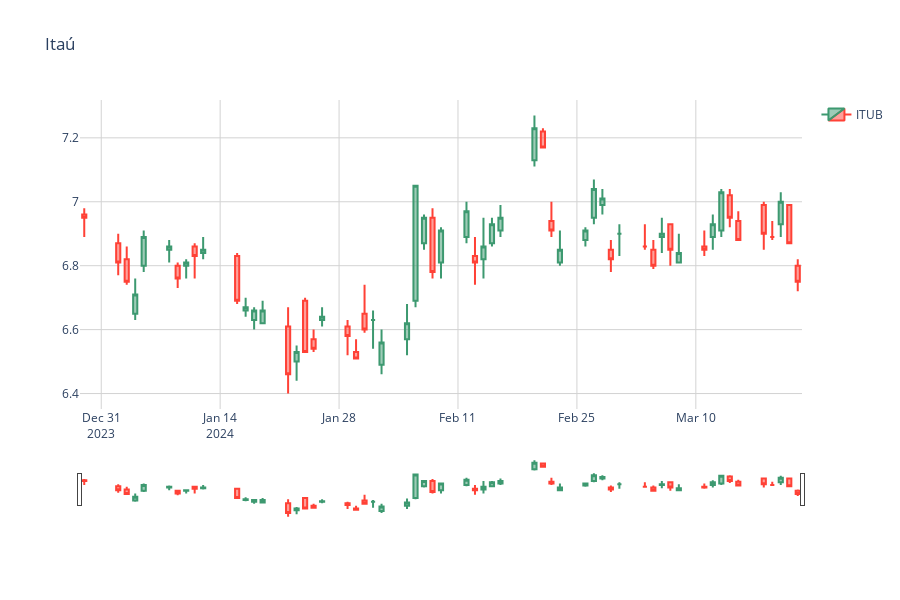

Notebook cell for this chart:
### Code cell
layout = Layout(paper_bgcolor='rgba(0,0,0,0)', 
                plot_bgcolor='white', 
                height=600)

graph = {
    'x': df_60.index, 
    'open': df_60.Open,
    'close': df_60.Close,
    'high': df_60.High,
    'low': df_60.Low,
    'type': 'candlestick',
    'name': 'ITUB',
    'showlegend': True
}

grafico = graph_objects.Figure(data=[graph], 
                               layout_title='Itaú', 
                               layout= layout)

grafico.update_xaxes(showgrid=True, 
                     gridwidth=1, 
                     gridcolor='LightGrey')
grafico.update_yaxes(showgrid=True, 
                     gridwidth=1, 
                     gridcolor='LightGrey')

grafico
